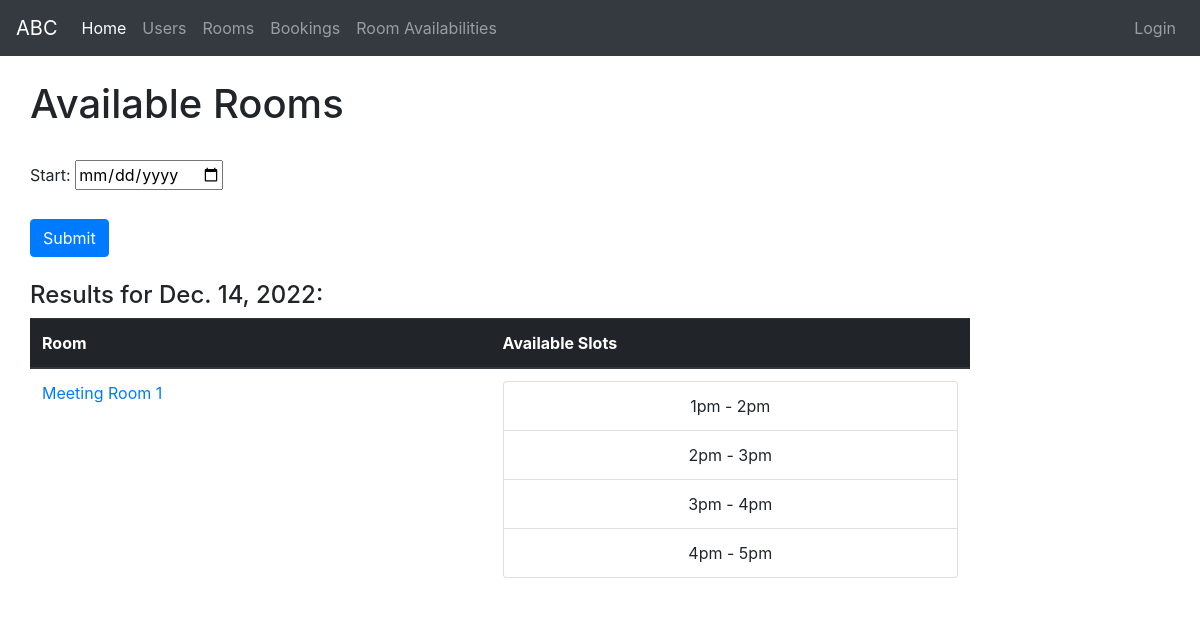
Before: /roombooking/rooms/availabilities/ with the older database file.
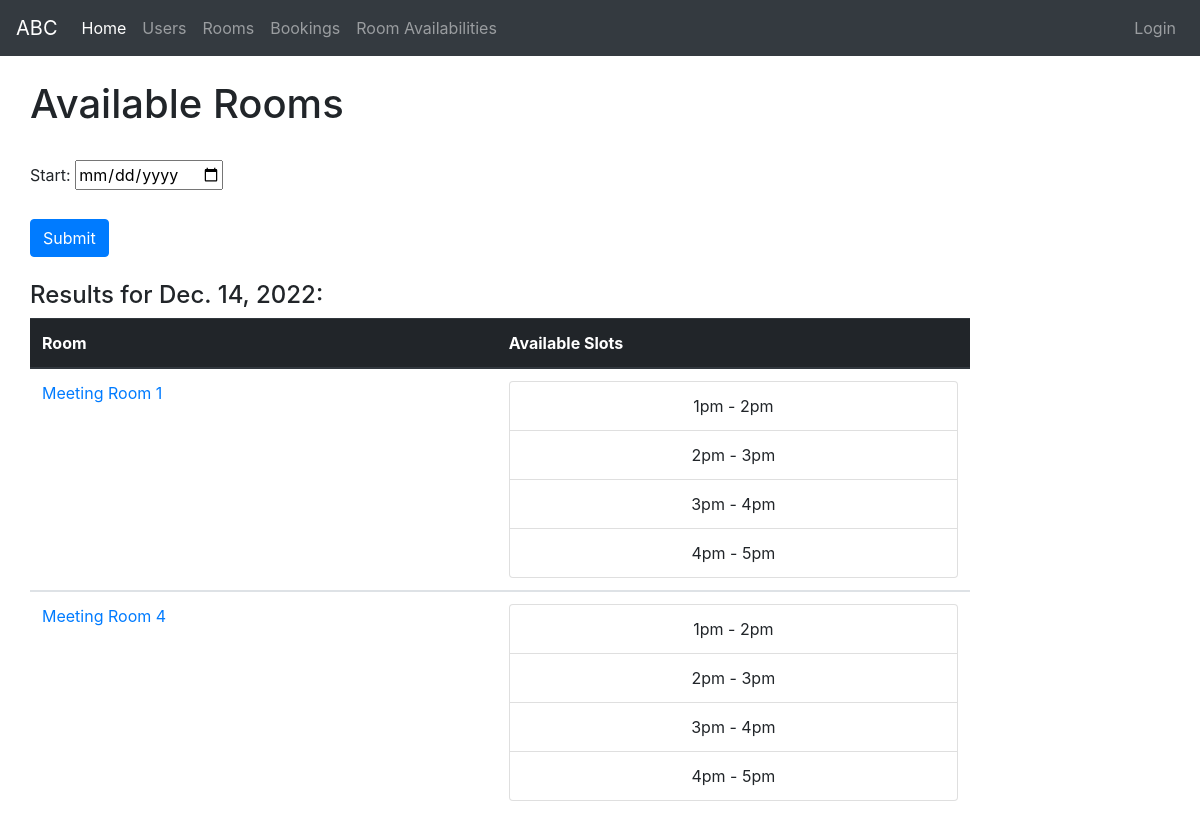
After: the same page with the newer database file.
### roombooking/models.py (models this page shows, shortened)
class Room(models.Model):
    name = models.CharField(max_length=255)
    dateadded = models.DateTimeField(auto_now_add=True)
    def get_absolute_url(self):
        return reverse('room-detail', args=[str(self.id)])
    def __str__(self):
        return self.name

### roombooking/views.py (the view)
# urls.py: path('rooms/availabilities/', views.roomavailabilities, name='rooms-availabilities'),
def roomavailabilities(request):
    rooms = Room.objects.all
    bookings = Booking.objects.all
    today = datetime.date.today()
    start = today
    if request.method == 'POST':
        print("The request is POST")
        form = RoomAvailabilitiesForm(request.POST)
        if form.is_valid():
            start = form.cleaned_data['start']
            print(start)
    bookings = Booking.objects.filter(startdate = start)
    roomsfilter = Room.objects
    roomlist = []
    for booking in bookings:
        print(booking.room)
        roomlist.append(booking.room)
    rooms = roomsfilter.exclude(name__in = roomlist)
    context = {
        'rooms': rooms,
        'bookings':bookings,
        'today': today,
        'start': start,
    }
    return render(request, 'roomavailabilities.html', context = context)

### roombooking/templates/roomavailabilities.html (shortened to what this page needs)
{% extends "base_generic.html" %}
{% block content %}
<div class="container">
  <h1>Available Rooms</h1>
  <br>
  <form action="{% url 'rooms-availabilities' %}" method="post">
    <label for="start">Start: </label>
    <input id="start" name="start" type="date">
    <br>
    <br>
    <input class="btn btn-primary" type="submit">
  </form>
  <br>
  <h4>Results for {{ start }}: </h4>
    {% if rooms %}
    <table class="table">
      <thead class="thead-dark">
        <tr>
          <th scope="col">Room</th>
          <th scope="col">Available Slots</th>
        </tr>
      </thead>
      {% for room in rooms %}
      <tbody>
        <tr>
          <td><a href="{{ room.get_absolute_url }}">{{ room.name }}</td>
          <td>
            <ul class="list-group">
              <li class="list-group-item text-center">1pm - 2pm</li>
              <li class="list-group-item text-center">2pm - 3pm</li>
              <li class="list-group-item text-center">3pm - 4pm</li>
              <li class="list-group-item text-center">4pm - 5pm</li>
            </ul>
          </td>
        </tr>
      </tbody>
      {% endfor %}
    {% else %}
    <p>There are no rooms in the library.</p>
    </table>
    {% endif %}
</div>
{% endblock %}

Changed rows visible on the page:
added Room: name "Meeting Room 4"
